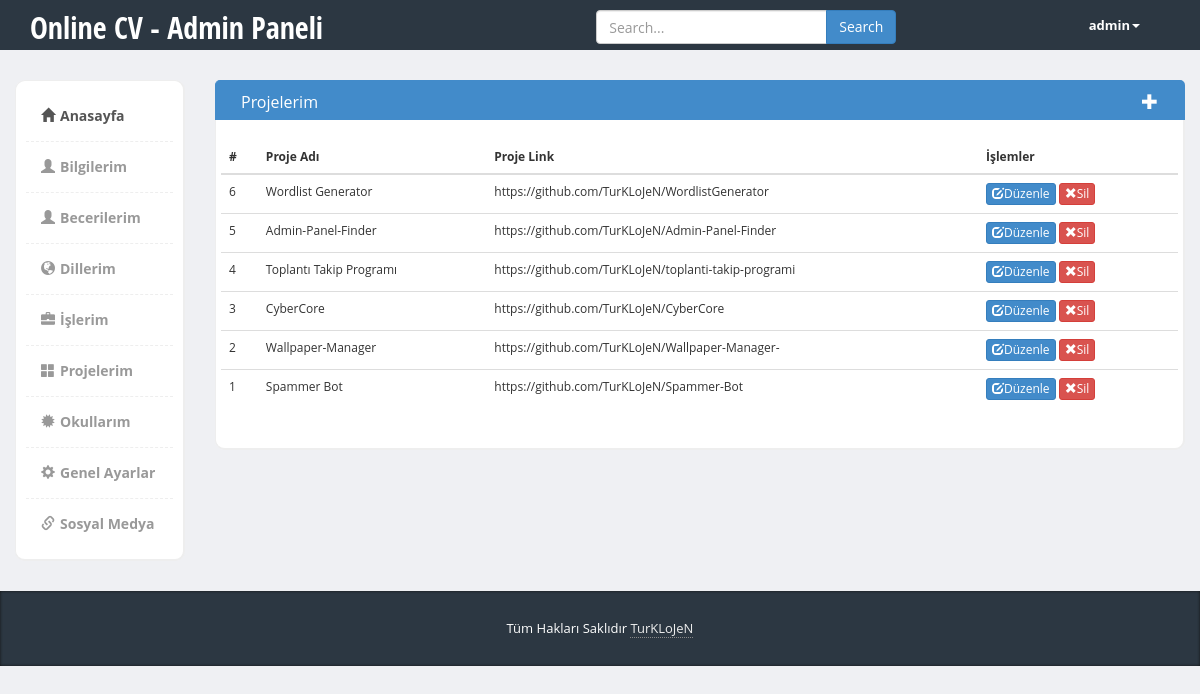
Screenshot of /admin/projelerim.php (signed in) with the database file from the repository.
### tables this page shows
CREATE TABLE `ayarlar` (
  `site_id` int(11) NOT NULL,
  `site_title` varchar(255) NOT NULL,
  `site_url` varchar(255) NOT NULL,
  `site_desc` varchar(255) NOT NULL,
  `site_keyw` varchar(255) NOT NULL,
  `site_footer` varchar(255) NOT NULL,
  `site_admin` varchar(255) NOT NULL,
  `site_admin_url` varchar(255) NOT NULL,
  `site_muzik` varchar(500) NOT NULL,
  `site_renk` varchar(255) NOT NULL
);

CREATE TABLE `projeler` (
  `proje_id` int(11) NOT NULL,
  `proje_adi` varchar(255) NOT NULL,
  `proje_link` varchar(255) NOT NULL,
  `proje_aciklama` text NOT NULL,
  `proje_tarih` varchar(255) NOT NULL
);

### admin/projelerim.php (the view, shortened to what this page needs)
   <?php include 'header.php'; ?>
   <div class="page-content">
   	<div class="row">
   <?php include 'sidebar.php'; ?>
	  <div class="col-md-10">
	  	<div class="row">
<?php
$query = $db->prepare("SELECT * FROM projeler");
$query->execute();
 ?>
	  		<div class="col-md-12 panel-primary">
	  			<div class="content-box-header panel-heading">
  					<div class="panel-title ">Projelerim</div>
  					<div class="panel-options">
							<a href="proje-ekle.php" data-rel="collapse" style="color: white;" title="Proje Ekle"><i class="glyphicon glyphicon-plus"></i></a>
						</div>
	  			</div>
	  			<div class="content-box-large box-with-header">
		  			<div class="row">
		  				<table class="table">
		              <thead>
		                <tr>
		                  <th>#</th>
		                  <th>Proje Adı</th>
		                  <th>Proje Link</th>
		                  <th width="200">İşlemler</th>
		                </tr>
		              </thead>
		              <tbody>
		              	<?php
		              	$query = $db->prepare("SELECT * FROM projeler ORDER BY proje_id DESC");
		              	$query->execute();
		              	$cek = $query->fetchALL(PDO::FETCH_ASSOC);
		              	foreach ($cek as $row) {
		              		?>
		              	<tr>
		                  <td><?php echo $row["proje_id"] ?></td>
		                  <td><?php echo $row["proje_adi"] ?></td>
		                  <td><?php echo $row["proje_link"] ?></td>
		                  <td>
		                  	<a href="proje-duzenle.php?proje_id=<?php echo $row["proje_id"] ?>"><button class="btn btn-xs btn-primary"><span class="glyphicon glyphicon-edit"></span>Düzenle</button></a>
		                  	<a href="islem.php?projesil_id=<?php echo $row["proje_id"]; ?>"><button class="btn btn-xs btn-danger"><span class="glyphicon glyphicon-remove"></span>Sil</button></a>
		                  </td>
		                </tr>
		              		<?php
		              	}
		              	 ?>
		              </tbody>
		            </table>
		  			</div>
				</div>
	  		</div>
	  	</div>
	  </div>
	</div>
   </div>
   <?php include 'footer.php' ?>

### admin/header.php (shortened to what this page needs)
<?php include '../config.php';
$query = $db->prepare("SELECT * FROM ayarlar");
$query->execute();
$cek = $query->fetch(PDO::FETCH_ASSOC);
 ?>
<!DOCTYPE html>
<html>
  <head>
    <link href="bootstrap/css/bootstrap.min.css" rel="stylesheet">
    <link href="css/styles.css" rel="stylesheet">
  </head>
  <body>
  	<div class="header">
	     <div class="container">
	        <div class="row">
	           <div class="col-md-5">
	              <div class="logo">
	                 <h1><a href="<?php echo $cek["site_admin_url"];	?>"><?php echo $cek["site_admin"]; ?> - Admin Paneli</a></h1>
	              </div>
	           </div>
	           <div class="col-md-5">
	              <div class="row">
	                <div class="col-lg-12">
	                  <div class="input-group form">
	                       <input type="text" class="form-control" placeholder="Search...">
	                       <span class="input-group-btn">
	                         <button class="btn btn-primary" type="button">Search</button>
	                       </span>
	                  </div>
	                </div>
	              </div>
	           </div>
	           <div class="col-md-2">
	              <div class="navbar navbar-inverse" role="banner">
	                  <nav class="collapse navbar-collapse bs-navbar-collapse navbar-right" role="navigation">
	                    <ul class="nav navbar-nav">
	                      <li class="dropdown">
	                        <a href="#" class="dropdown-toggle" data-toggle="dropdown"><?php echo $_SESSION["admin_kadi"]; ?><b class="caret"></b></a>
	                      </li>
	                    </ul>
	                  </nav>
	              </div>
	           </div>
	        </div>
	     </div>
	</div>

### admin/footer.php (shortened to what this page needs)
<?php include '../config.php';
$query = $db->prepare("SELECT * FROM ayarlar");
$query->execute();
$cek = $query->fetch(PDO::FETCH_ASSOC);
 ?>
<footer>
         <div class="container">
            <div class="copy text-center">
               <?php echo $cek["site_footer"]; ?><a href='<?php echo $cek["site_url"]; ?>'>TurKLoJeN</a>
            </div>
         </div>
      </footer>
  </body>
</html>

### admin/css/styles.css (style rules this page uses)
body { font-family: 'Open Sans', sans-serif; background-color: #f7f7f7; position: relative; margin: 0px; font-size: 12px; padding: 0px; }
.page-content > .row { margin-left: 0px !important; margin-right: 0px !important; margin-top: 30px; }
footer { background-color:#2c3742; box-shadow:inset 0px 0px 3px #111; color:#fff; font-size:14px; line-height:25px; padding:10px 0px 10px 0px; bottom: 0px; }
footer a { color:#eee; text-decoration:none; border-bottom:1px dotted #888; }
footer .copy { font-size:13px; margin:15px 0px; }
.header { height:50px; background-color: #2c3742; }
.header .logo h1 { font-size:30px; margin:0px; padding:10px 0px; }
.header .logo h1 a { color:#fff; font-family: 'Open Sans Condensed', sans-serif; }
.header .form { margin-top:10px; width:100%; max-width:300px; margin:10px auto; }
.header .navbar * { box-shadow:none !important; }
.header .navbar { background:none !important; border:0px !important; }
.header .navbar .nav > li > a { color:#fff !important; font-size:13px !important; border-bottom:0px !important; margin-top:0px !important; font-weight:bold; }
.header .navbar-collapse { border:0px !important; }
.header .navbar-nav .caret { border-top-color:#fff !important; border-bottom-color:#fff !important; }
.content-box, .content-box-large { margin-bottom:30px; background:#fff; border-radius:10px; padding:10px; border-left:1px solid #eee; border-top:1px solid #eee; border-right:2px solid #eee; border-bottom:2px solid #eee; }
.content-box-large { padding: 20px; }
.box-with-header { border-top: none; border-top-left-radius:0px; border-top-right-radius:0px; }
.content-box-header { min-height: 40px; font-size: 16px; background:#f5f5f5; border-top-left-radius:5px; border-top-right-radius:5px; padding:10px; border-left:1px solid #eee; border-top:1px solid #eee; border-right:2px solid #eee; }
.content-box-header:after { clear:both; }
body { background-color: #eff0f3; }
.panel-heading>.panel-title, .content-box-header .panel-title { float: left; padding: 10px 15px; padding-top: 0px; }
.panel-heading>.panel-options, .content-box-header .panel-options { float: right; padding-right: 15px; }
.panel-heading>.panel-options>a, .content-box-header .panel-options>a { margin-top: 10px; }

### rows the page displays
ayarlar: site_admin "Online CV", site_footer "Tüm Hakları Saklıdır"
projeler: proje_id "6", proje_adi "Wordlist Generator", proje_link "https://github.com/TurKLoJeN/WordlistGenerator"
projeler: proje_id "5", proje_adi "Admin-Panel-Finder", proje_link "https://github.com/TurKLoJeN/Admin-Panel-Finder"
projeler: proje_id "4", proje_adi "Toplantı Takip Programı", proje_link "https://github.com/TurKLoJeN/toplanti-takip-programi"
projeler: proje_id "3", proje_adi "CyberCore", proje_link "https://github.com/TurKLoJeN/CyberCore"
projeler: proje_id "2", proje_adi "Wallpaper-Manager", proje_link "https://github.com/TurKLoJeN/Wallpaper-Manager-"
projeler: proje_id "1", proje_adi "Spammer Bot", proje_link "https://github.com/TurKLoJeN/Spammer-Bot"

### other values shown
$_SESSION["admin_kadi"] "admin"
